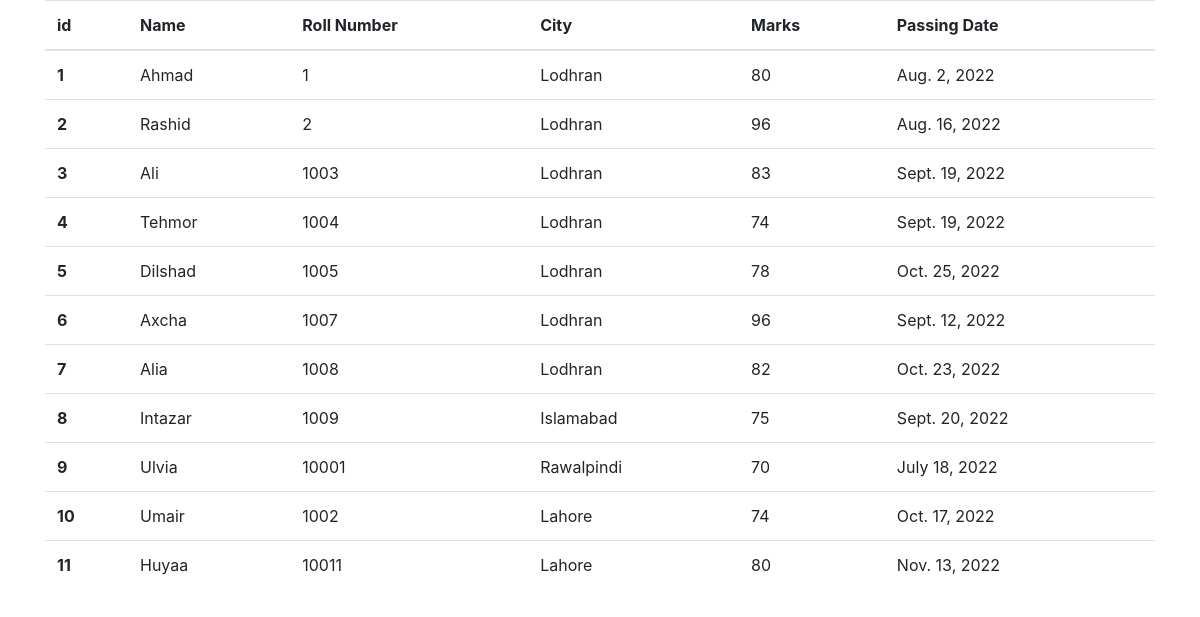
The page / on the database its author committed.
### Apiquery/models.py (models this page shows)
class Student(models.Model):
    name=models.CharField(max_length=70)
    roll=models.IntegerField(unique=True,null=False)
    city=models.CharField(max_length=70)
    marks=models.IntegerField()
    pass_date=models.DateField()

### Apiquery/views.py (the view)
# urls.py: path('',views.home),
def home(request):
    student_data=Student.objects.all()
    return render(request ,'myapp/home.html',{'students':student_data})

### Apiquery/templates/myapp/home.html
{% extends 'myapp/base.html' %}
{% block body %}
<div class="container">
   <table class="table table-hover">
    <thead>
      <tr>
        <th scope="col">id</th>
        <th scope="col">Name</th>
        <th scope="col">Roll Number</th>
        <th scope="col">City</th>
        <th scope="col">Marks</th>
        <th scope="col">Passing Date</th>
      </tr>
    </thead>
    <tbody>
        {% for stu in students %}
      <tr>
        <th scope="row">{{stu.id}}</th>
        <td>{{stu.name}}</td>
        <td>{{stu.roll}}</td>
        <td>{{stu.city}}</td>
        <td>{{stu.marks}}</td>
        <td>{{stu.pass_date}}</td>
      </tr>
      {% endfor %}
    </tbody>
  </table>
</div>
   {% endblock body %}

### Apiquery/templates/myapp/base.html (shortened to what this page needs)
<!doctype html>
<html lang="en">
  <head>
    <link rel="stylesheet" href="https://cdn.jsdelivr.net/npm/bootstrap@4.0.0/dist/css/bootstrap.min.css">
  </head>
  <body>
    {% block body %}
    {% endblock body %}
  </body>
</html>

### rows shown on the page
Student: id "1", name "Ahmad", roll "1", city "Lodhran", marks "80", pass_date "Aug. 2, 2022"
Student: id "2", name "Rashid", roll "2", city "Lodhran", marks "96", pass_date "Aug. 16, 2022"
Student: id "3", name "Ali", roll "1003", city "Lodhran", marks "83", pass_date "Sept. 19, 2022"
Student: id "4", name "Tehmor", roll "1004", city "Lodhran", marks "74", pass_date "Sept. 19, 2022"
Student: id "5", name "Dilshad", roll "1005", city "Lodhran", marks "78", pass_date "Oct. 25, 2022"
Student: id "6", name "Axcha", roll "1007", city "Lodhran", marks "96", pass_date "Sept. 12, 2022"
Student: id "7", name "Alia", roll "1008", city "Lodhran", marks "82", pass_date "Oct. 23, 2022"
Student: id "8", name "Intazar", roll "1009", city "Islamabad", marks "75", pass_date "Sept. 20, 2022"
Student: id "9", name "Ulvia", roll "10001", city "Rawalpindi", marks "70", pass_date "July 18, 2022"
Student: id "10", name "Umair", roll "1002", city "Lahore", marks "74", pass_date "Oct. 17, 2022"
Student: id "11", name "Huyaa", roll "10011", city "Lahore", marks "80", pass_date "Nov. 13, 2022"
